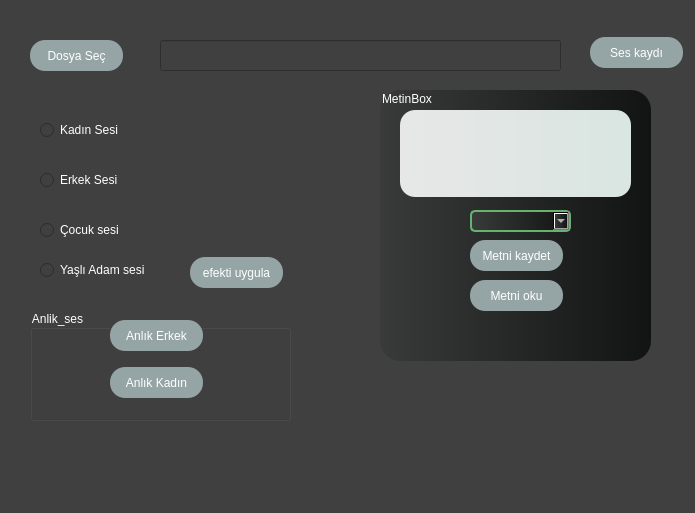
<?xml version="1.0" encoding="UTF-8"?>
<ui version="4.0">
 <class>Dialog</class>
 <widget class="QDialog" name="Dialog">
  <property name="geometry">
   <rect>
    <x>0</x>
    <y>0</y>
    <width>695</width>
    <height>513</height>
   </rect>
  </property>
  <property name="minimumSize">
   <size>
    <width>694</width>
    <height>479</height>
   </size>
  </property>
  <property name="windowTitle">
   <string>Dialog</string>
  </property>
  <property name="styleSheet">
   <string notr="true">color:white;
background: #404040;</string>
  </property>
  <widget class="QPushButton" name="pushButton_DosyaSec">
   <property name="geometry">
    <rect>
     <x>30</x>
     <y>40</y>
     <width>93</width>
     <height>31</height>
    </rect>
   </property>
   <property name="styleSheet">
    <string notr="true">/* Normal durum için */
QPushButton {
    background-color: #95A5A6; /* İlk renk */
    color: #ffffff; /* Metin rengi */
	border-radius:15px;
}

/* Üzerine gelindiğinde */
QPushButton:hover {
    background-color: #0d730d; /* İkinci renk */
	
}

/* Tıklandığında */
QPushButton:pressed {
    background-color: #ffcc00; /* Üçüncü renk */
    color: #000000; /* Tıklandığında metin rengini değiştirin, örneğin siyah yapın */
}

/* Tıklandıktan sonraki durum için (örneğin, bir toggle düğmesi) */
QPushButton:checked {
    background-color: #9932CC; /* Dördüncü renk */
    color: #ffffff; /* Tıklandıktan sonraki durumda metin rengini değiştirin */
}</string>
   </property>
   <property name="text">
    <string>Dosya Seç</string>
   </property>
  </widget>
  <widget class="QLineEdit" name="lineEdit_dosyaAdi">
   <property name="geometry">
    <rect>
     <x>160</x>
     <y>40</y>
     <width>401</width>
     <height>31</height>
    </rect>
   </property>
   <property name="styleSheet">
    <string notr="true">QComboBox {
    border: 2px solid #67b26f; /* Kenarlık rengi ve kalınlığı */
    border-radius: 5px; /* Kenarlık köşe yuvarlama */
}
</string>
   </property>
  </widget>
  <widget class="QRadioButton" name="radioButton_kadin">
   <property name="geometry">
    <rect>
     <x>40</x>
     <y>120</y>
     <width>95</width>
     <height>20</height>
    </rect>
   </property>
   <property name="text">
    <string>Kadın Sesi</string>
   </property>
  </widget>
  <widget class="QRadioButton" name="radioButton_Erkek">
   <property name="geometry">
    <rect>
     <x>40</x>
     <y>170</y>
     <width>95</width>
     <height>20</height>
    </rect>
   </property>
   <property name="text">
    <string>Erkek Sesi</string>
   </property>
  </widget>
  <widget class="QRadioButton" name="radioButton_Cocuk">
   <property name="geometry">
    <rect>
     <x>40</x>
     <y>220</y>
     <width>95</width>
     <height>20</height>
    </rect>
   </property>
   <property name="text">
    <string>Çocuk sesi</string>
   </property>
  </widget>
  <widget class="QGroupBox" name="groupBox_Metin">
   <property name="geometry">
    <rect>
     <x>380</x>
     <y>90</y>
     <width>271</width>
     <height>271</height>
    </rect>
   </property>
   <property name="styleSheet">
    <string notr="true">background: qlineargradient(spread:pad, x1:0, y1:0, x2:1, y2:0, stop:0 #393B3B,stop:1 #121313);
border-radius:20px;</string>
   </property>
   <property name="title">
    <string>MetinBox</string>
   </property>
   <widget class="QPushButton" name="pushButton_MetinKaydet">
    <property name="geometry">
     <rect>
      <x>90</x>
      <y>150</y>
      <width>93</width>
      <height>31</height>
     </rect>
    </property>
    <property name="styleSheet">
     <string notr="true">/* Normal durum için */
QPushButton {
    background-color: #95A5A6; /* İlk renk */
    color: #ffffff; /* Metin rengi */
	border-radius:15px;
}

/* Üzerine gelindiğinde */
QPushButton:hover {
    background-color: #0d730d; /* İkinci renk */
	
}

/* Tıklandığında */
QPushButton:pressed {
    background-color: #ffcc00; /* Üçüncü renk */
    color: #000000; /* Tıklandığında metin rengini değiştirin, örneğin siyah yapın */
}

/* Tıklandıktan sonraki durum için (örneğin, bir toggle düğmesi) */
QPushButton:checked {
    background-color: #9932CC; /* Dördüncü renk */
    color: #ffffff; /* Tıklandıktan sonraki durumda metin rengini değiştirin */
}</string>
    </property>
    <property name="text">
     <string>Metni kaydet</string>
    </property>
   </widget>
   <widget class="QPushButton" name="pushButton_MetiNOku">
    <property name="geometry">
     <rect>
      <x>90</x>
      <y>190</y>
      <width>93</width>
      <height>31</height>
     </rect>
    </property>
    <property name="styleSheet">
     <string notr="true">/* Normal durum için */
QPushButton {
    background-color: #95A5A6; /* İlk renk */
    color: #ffffff; /* Metin rengi */
	border-radius:15px;
}

/* Üzerine gelindiğinde */
QPushButton:hover {
    background-color: #0d730d; /* İkinci renk */
	
}

/* Tıklandığında */
QPushButton:pressed {
    background-color: #ffcc00; /* Üçüncü renk */
    color: #000000; /* Tıklandığında metin rengini değiştirin, örneğin siyah yapın */
}

/* Tıklandıktan sonraki durum için (örneğin, bir toggle düğmesi) */
QPushButton:checked {
    background-color: #9932CC; /* Dördüncü renk */
    color: #ffffff; /* Tıklandıktan sonraki durumda metin rengini değiştirin */
}</string>
    </property>
    <property name="text">
     <string>Metni oku</string>
    </property>
   </widget>
   <widget class="QTextEdit" name="textEdit">
    <property name="geometry">
     <rect>
      <x>20</x>
      <y>20</y>
      <width>231</width>
      <height>87</height>
     </rect>
    </property>
    <property name="styleSheet">
     <string notr="true">background: qlineargradient(spread:pad, x1:0, y1:0, x2:1, y2:0, stop:0 #E7E7E7,stop:1 #D9E6E2);
color:black;
border-radius:15px;</string>
    </property>
   </widget>
   <widget class="QComboBox" name="efekt_combobox">
    <property name="geometry">
     <rect>
      <x>90</x>
      <y>120</y>
      <width>101</width>
      <height>22</height>
     </rect>
    </property>
    <property name="styleSheet">
     <string notr="true">QComboBox {
    border: 2px solid #67b26f; /* Kenarlık rengi ve kalınlığı */
    border-radius: 5px; /* Kenarlık köşe yuvarlama */
}
</string>
    </property>
   </widget>
  </widget>
  <widget class="QGroupBox" name="groupBox_AnlikSes">
   <property name="geometry">
    <rect>
     <x>30</x>
     <y>310</y>
     <width>261</width>
     <height>111</height>
    </rect>
   </property>
   <property name="title">
    <string>Anlik_ses</string>
   </property>
   <widget class="QPushButton" name="pushButton_AnlikErkek">
    <property name="geometry">
     <rect>
      <x>80</x>
      <y>10</y>
      <width>93</width>
      <height>31</height>
     </rect>
    </property>
    <property name="styleSheet">
     <string notr="true">/* Normal durum için */
QPushButton {
    background-color: #95A5A6; /* İlk renk */
    color: #ffffff; /* Metin rengi */
	border-radius:15px;
}

/* Üzerine gelindiğinde */
QPushButton:hover {
    background-color: #0d730d; /* İkinci renk */
	
}

/* Tıklandığında */
QPushButton:pressed {
    background-color: #ffcc00; /* Üçüncü renk */
    color: #000000; /* Tıklandığında metin rengini değiştirin, örneğin siyah yapın */
}

/* Tıklandıktan sonraki durum için (örneğin, bir toggle düğmesi) */
QPushButton:checked {
    background-color: #9932CC; /* Dördüncü renk */
    color: #ffffff; /* Tıklandıktan sonraki durumda metin rengini değiştirin */
}</string>
    </property>
    <property name="text">
     <string>Anlık Erkek</string>
    </property>
   </widget>
   <widget class="QPushButton" name="pushButton_AnlikKadin">
    <property name="geometry">
     <rect>
      <x>80</x>
      <y>57</y>
      <width>93</width>
      <height>31</height>
     </rect>
    </property>
    <property name="styleSheet">
     <string notr="true">/* Normal durum için */
QPushButton {
    background-color: #95A5A6; /* İlk renk */
    color: #ffffff; /* Metin rengi */
	border-radius:15px;
}

/* Üzerine gelindiğinde */
QPushButton:hover {
    background-color: #0d730d; /* İkinci renk */
	
}

/* Tıklandığında */
QPushButton:pressed {
    background-color: #ffcc00; /* Üçüncü renk */
    color: #000000; /* Tıklandığında metin rengini değiştirin, örneğin siyah yapın */
}

/* Tıklandıktan sonraki durum için (örneğin, bir toggle düğmesi) */
QPushButton:checked {
    background-color: #9932CC; /* Dördüncü renk */
    color: #ffffff; /* Tıklandıktan sonraki durumda metin rengini değiştirin */
}</string>
    </property>
    <property name="text">
     <string>Anlık Kadın</string>
    </property>
   </widget>
  </widget>
  <widget class="QPushButton" name="pushButton_SesKaydi">
   <property name="geometry">
    <rect>
     <x>590</x>
     <y>37</y>
     <width>93</width>
     <height>31</height>
    </rect>
   </property>
   <property name="styleSheet">
    <string notr="true">/* Normal durum için */
QPushButton {
    background-color: #95A5A6; /* İlk renk */
    color: #ffffff; /* Metin rengi */
	border-radius:15px;
}

/* Üzerine gelindiğinde */
QPushButton:hover {
    background-color: #0d730d; /* İkinci renk */
	
}

/* Tıklandığında */
QPushButton:pressed {
    background-color: #ffcc00; /* Üçüncü renk */
    color: #000000; /* Tıklandığında metin rengini değiştirin, örneğin siyah yapın */
}

/* Tıklandıktan sonraki durum için (örneğin, bir toggle düğmesi) */
QPushButton:checked {
    background-color: #9932CC; /* Dördüncü renk */
    color: #ffffff; /* Tıklandıktan sonraki durumda metin rengini değiştirin */
}</string>
   </property>
   <property name="text">
    <string>Ses kaydı</string>
   </property>
  </widget>
  <widget class="QPushButton" name="efekt_uygula">
   <property name="geometry">
    <rect>
     <x>190</x>
     <y>257</y>
     <width>93</width>
     <height>31</height>
    </rect>
   </property>
   <property name="styleSheet">
    <string notr="true">/* Normal durum için */
QPushButton {
    background-color: #95A5A6; /* İlk renk */
    color: #ffffff; /* Metin rengi */
	border-radius:15px;
}

/* Üzerine gelindiğinde */
QPushButton:hover {
    background-color: #0d730d; /* İkinci renk */
	
}

/* Tıklandığında */
QPushButton:pressed {
    background-color: #ffcc00; /* Üçüncü renk */
    color: #000000; /* Tıklandığında metin rengini değiştirin, örneğin siyah yapın */
}

/* Tıklandıktan sonraki durum için (örneğin, bir toggle düğmesi) */
QPushButton:checked {
    background-color: #9932CC; /* Dördüncü renk */
    color: #ffffff; /* Tıklandıktan sonraki durumda metin rengini değiştirin */
}</string>
   </property>
   <property name="text">
    <string>efekti uygula</string>
   </property>
  </widget>
  <widget class="QRadioButton" name="radioButton_yasli_adam">
   <property name="geometry">
    <rect>
     <x>40</x>
     <y>260</y>
     <width>121</width>
     <height>20</height>
    </rect>
   </property>
   <property name="text">
    <string>Yaşlı Adam sesi</string>
   </property>
  </widget>
  <zorder>pushButton_DosyaSec</zorder>
  <zorder>lineEdit_dosyaAdi</zorder>
  <zorder>radioButton_kadin</zorder>
  <zorder>radioButton_Erkek</zorder>
  <zorder>radioButton_Cocuk</zorder>
  <zorder>groupBox_AnlikSes</zorder>
  <zorder>pushButton_SesKaydi</zorder>
  <zorder>groupBox_Metin</zorder>
  <zorder>efekt_uygula</zorder>
  <zorder>radioButton_yasli_adam</zorder>
 </widget>
 <resources/>
 <connections/>
</ui>
